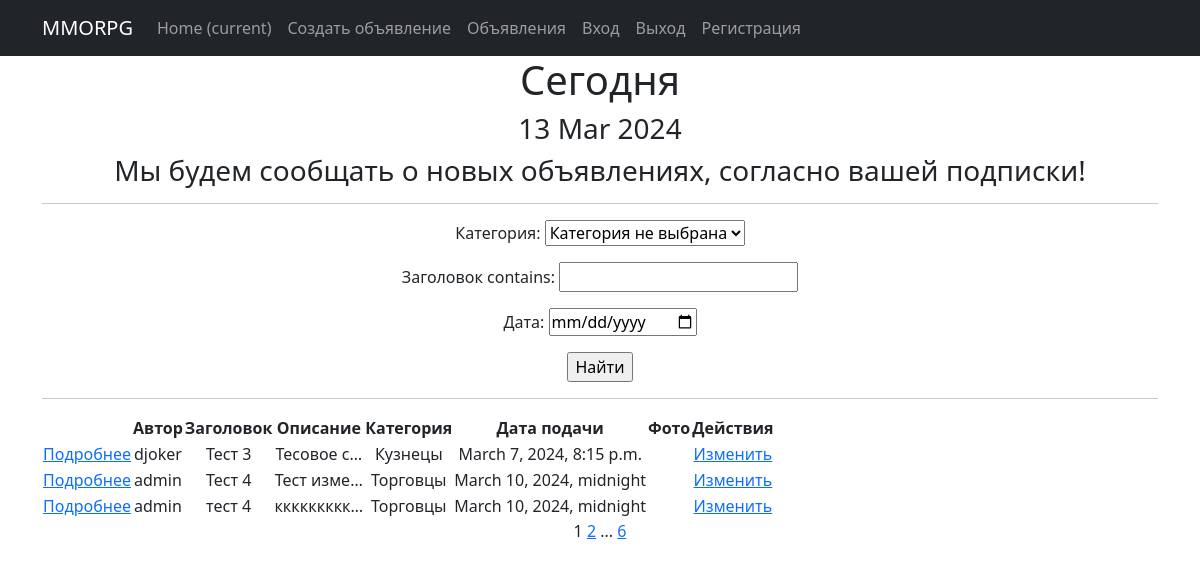
The page /announcement/ on the database as committed earlier.
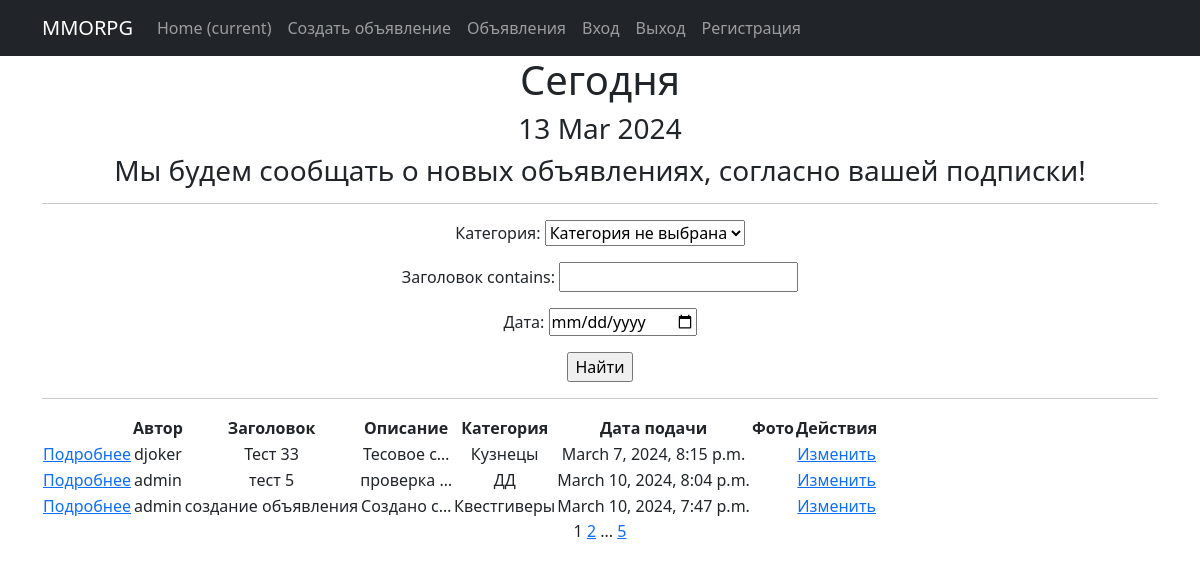
The same page on the database as committed later.
### board/models.py (models this page shows, shortened)
class Announcement(models.Model):  # Объявление
    author = models.ForeignKey(User, on_delete=models.CASCADE, verbose_name="Автор")
    title = models.CharField(max_length=64, verbose_name="Заголовок")
    text = models.TextField(verbose_name="Текст объявления")
    category = models.CharField(max_length=2, choices=CATEGORY_TYPE, default='TN', verbose_name="Категория")
    dateCreation = models.DateTimeField(auto_now_add=True, verbose_name="Дата публикации")
    upload = models.FileField(upload_to='uploads/', help_text="Загрузите файл", blank=True, verbose_name="Загрузка")

### board/views.py (the view)
# urls.py: path('', AnnouncementList.as_view(), name='announcements'),
class AnnouncementList(ListView):
    model = Announcement  # Указываем модель, объекты которой мы будем выводить
    ordering = 'category'  # Поле, которое будет использоваться для сортировки объектов
    template_name = 'board/announcements.html'  # Указываем имя шаблона, в котором будут все инструкции о том, как именно пользователю должны быть показаны наши объекты
    context_object_name = 'announcements'  # Это имя списка, в котором будут лежать все объекты. # Его надо указать, чтобы обратиться к списку объектов в html-шаблоне.
    paginate_by = 3  # вот так мы можем указать количество записей на странице
    def get_queryset(self):
        queryset = super().get_queryset()  # Получаем обычный запрос
        self.filterset = AnnouncementFilter(self.request.GET, queryset)
        return self.filterset.qs
    def get_context_data(self, **kwargs):
        context = super().get_context_data(**kwargs)
        context['next_sale'] = None
        context['filterset'] = self.filterset
        return context

### board/templatetags/custom_tags.py (called while the page is built)
@register.simple_tag()
def current_time(format_string='%d %b %Y'):
    return datetime.utcnow().strftime(format_string)

@register.simple_tag(takes_context=True)  #Параметр декоратора takes_context=True сообщает Django, что для работы тега требуется передать контекст.
def url_replace(context, **kwargs):
    d = context['request'].GET.copy()  # нам позволяет скопировать все параметры текущего запроса.
    for k, v in kwargs.items():
        d[k] = v
    return d.urlencode()

### board/templates/board/announcements.html (shortened to what this page needs)
{% extends 'board/default.html' %}
{% load custom_filters %}
{% load custom_tags %}
{% block content %}
    <h1>Сегодня</h1>
    <h3>{% current_time '%d %b %Y' %}</h3>
    <h3> {{ next_sale|default_if_none:"Мы будем сообщать о новых объявлениях, согласно вашей подписки!" }} </h3>
    <hr>
   <form action="" method="get">
       {{ filterset.form.as_p }}
       <input type="submit" value="Найти" />
   </form>
    <hr>
    {% if announcements %}
        <table>
            <tr>
                <td></td>
                <td><b>Автор</b></td>
                <td><b>Заголовок</b></td>
                <td><b>Описание</b></td>
                <td><b>Категория</b></td>
                <td><b>Дата подачи</b></td>
                <td><b>Фото</b></td>
                <td><b>Действия</b></td>
            </tr>
            {% for el in announcements %}
            <tr>
                <td><a href="{% url 'announcement_detail' el.id %}">Подробнее</a>
                <td>{{ el.author }}</td>
                <td>{{ el.title }}</td>
                <td>{{ el.text |  truncatechars:10 }}</td>
                <td>{{ el.get_category_display}}</td>
                <td>{{ el.dateCreation }}</td>
                <td>{{ el.upload }}</td>
                <td>
                    <a href="{% url 'announcement_update' el.id %}">Изменить</a>
            </tr>
            {% endfor %}
         </table>
    {% else %}
        <h2>Отзывов нет!</h2>
    {% endif %}
   {{ page_obj.number }}
   {% if page_obj.has_next %}
       <a href="?{% url_replace page=page_obj.next_page_number %}">{{ page_obj.next_page_number }}</a>
       {% if paginator.num_pages != page_obj.next_page_number %}
           ...
           <a href="?{% url_replace page=page_obj.paginator.num_pages %}">{{ page_obj.paginator.num_pages }}</a>
       {% endif %}
   {% endif %}
{% endblock content %}

### board/templates/board/default.html (shortened to what this page needs)
<!DOCTYPE html>
<html lang="en">
    <head>
        {% load static %}
        <link href="{% static 'css/styles.css' %}" rel="stylesheet" />
    </head>
    <body>
        <nav class="navbar navbar-expand-lg navbar-dark bg-dark static-top">
            <div class="container">
                 <a class="navbar-brand" href="#">MMORPG</a>
               <div class="collapse navbar-collapse" id="navbarResponsive">
                   <ul class="navbar-nav ml-auto">
                       <li class="nav-item active">
                           <a class="nav-link" href="#">Home
                               <span class="sr-only">(current)</span>
                           </a>
                       </li>
                       <li class="nav-item">
                           <a class="nav-link" href="/announcement/create/">Создать объявление</a>
                       </li>
                       <li class="nav-item">
                           <a class="nav-link" href="/announcement/">Объявления</a>
                       </li>
                       <li class="nav-item">
                           <a class="nav-link" href="/accounts/login/">Вход</a>
                       </li>
                       <li class="nav-item">
                           <a class="nav-link" href="/accounts/logout/">Выход</a>
                       </li>
                       <li class="nav-item">
                           <a class="nav-link" href="/accounts/signup/">Регистрация</a>
                       </li>
                   </ul>
               </div>
           </div>
        </nav>
        <div class="container">
            <div class="row">
                <div class="col-lg-12 text-center">
                    {% block content %}
                    {% endblock %}
                </div>
            </div>
        </div>
    </body>
</html>

Rows that differ between the two databases and show on the page:
no longer on this page (row unchanged): Announcement: author "admin", title "Тест 4", text "Тест изме…", category "Торговцы", dateCreation "March 10, 2024, midnight"
removed Announcement: author "admin", title "тест 4", text "ккккккккк…", category "Торговцы", dateCreation "March 10, 2024, midnight"
changed Announcement "Кузнецы": title "Тест 3" → "Тест 33"
added Announcement: author "admin", title "тест 5", text "проверка …", category "ДД", dateCreation "March 10, 2024, 8:04 p.m."
added Announcement: author "admin", title "создание объявления", text "Создано с…", category "Квестгиверы", dateCreation "March 10, 2024, 7:47 p.m."
Other text that changed with them:
{{ page_obj.paginator.num_pages }}: "6" → "5"
